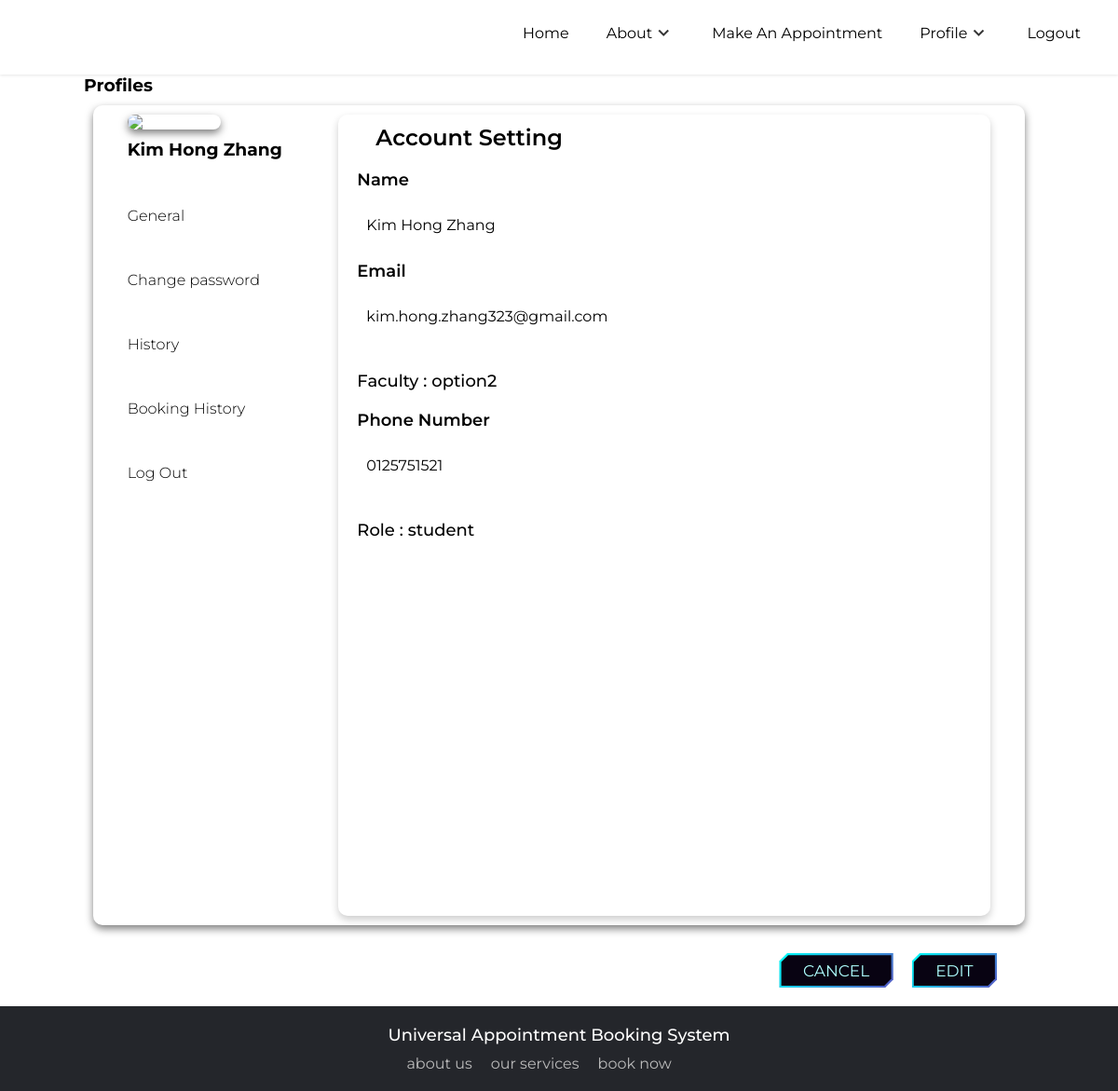
The page /profile (signed in) on the database as committed earlier.
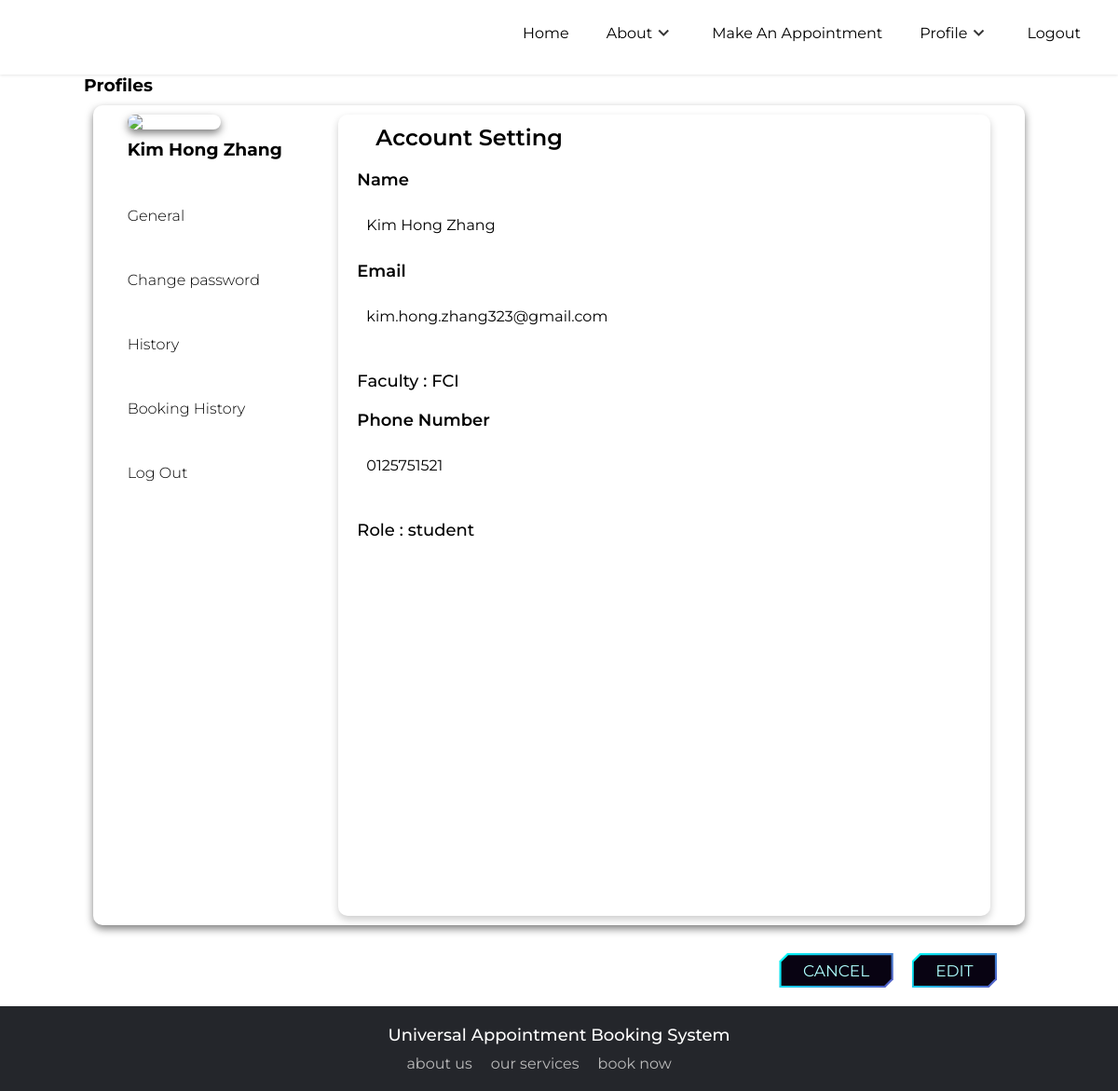
The same page on the database as committed later.
### tables this page shows
CREATE TABLE users (
        id INTEGER PRIMARY KEY AUTOINCREMENT,
        role TEXT NOT NULL,
        faculty TEXT NOT NULL,
        username TEXT NOT NULL UNIQUE,
        email TEXT NOT NULL UNIQUE,
        phone_number TEXT NOT NULL UNIQUE,
        password TEXT NOT NULL
        );

### app.py (the view)
@app.route("/profile")
def profile():
    conn = get_db_connection()
    cursor = conn.cursor()
    cursor.execute("SELECT * FROM users WHERE id = ?", (session["id"],))
    user_data = cursor.fetchone()
    conn.close()
    session["username"] = user_data[3]
    session["role"] = user_data[1]
    session["faculty"] = user_data[2]
    session["email"] = user_data[4]
    session["phone_number"] = user_data[5]
    return render_template(
        "profile.html",
        username=user_data["username"],
        email=user_data["email"],
        faculty=user_data["faculty"],
        phone_number=user_data["phone_number"],
        role=user_data["role"],
    )

### app.py (called while the page is built)
def get_db_connection():
    con = sqlite3.connect("database.db")
    con.row_factory = sqlite3.Row
    return con

### templates/profile.html (shortened to what this page needs)
<!DOCTYPE html>
<html lang="en">
<head>
    <link rel="stylesheet" href="../static/style.css">
    <link href='https://unpkg.com/boxicons@2.1.4/css/boxicons.min.css' rel='stylesheet'>
</head>
<body>
    <nav>
        <ul>
            <li><a href="/">Home</a></li>
            <li class="dropdown">
                <a href="#" class="dropbtn">About<i class='bx bx-chevron-down'></i></a>
            </li>
            <li><a href="/appointment">Make An Appointment</a></li>
            {% if session['logged_in'] == True %}
            <li class="dropdown">
                <a href="/profile" class="dropbtn">Profile<i class='bx bx-chevron-down'></i></a>
            </li>
            <li><a href="/logout">Logout</a></li>
            {% else %}
            <li><a href="/login">Login</a></li>
            <li><a href="/signup">Sign Up</a></li>
            {% endif %}
        </ul>
    </nav>
    <div class="profilecontainer">
        <div class="profilewrapper">
            <div class="profileheader">
                <h3>Profiles</h3>
            </div>
            <div class="profilesubwrapper">
                <div class="profilesidebar">
                    <img src="https://avatars.githubusercontent.com/u/3817939?v=4" >
                    <h3>{{ username }}</h3>
                    <a class="listitem active" data-toogle="list" href="/profile">General</a>
                    <a class="listitem" data-toogle="list" href="/changepassword">Change password</a>
                    <a class="listitem" data-toogle="list" href="/history">History</a>
                    <a class="listitem" data-toogle="list" href="/bookinghistory">Booking History</a>
                    <a class="listitem" data-toogle="list" href="/logout">Log Out</a>
                </div>
                <div class="profilemain">
                    <h1>Account Setting</h1>
                    <div class="profileinput">
                        <div class="subprofileinput">
                            <label>Name</label><input id="nameInput" class="profileinputdetails" type="text" placeholder="{{ username }}">
                            <label>Email</label><input id="emailInput" class="profileinputdetails" type="email" placeholder="{{ email }}">
                        </div>
                        <div class="profileinput">
                            <h2>Faculty : {{ faculty }}</h2>
                            <label>Phone Number</label><input id="phoneInput" class="profileinputdetails" type="text" placeholder="{{ phone_number }}">
                            <h2>Role : {{ role }} </h2>
                        </div>
                    </div>
                </div>
            </div>
            <div class="profilefooter">
                <button id="cancelButton">Cancel</button>
                <button id="editButton">Edit</button>
            </div>
        </div>
    </div>
    <div class="footer-wrapper">
        <footer class="footer">
            <div class="footer-col">
                <h4>Universal Appointment Booking System</h4>
                <ul>
                    <li><a href="/aboutus">about us</a></li>
                    <li><a href="#">our services</a></li>
                    <li><a href="/appointment">book now</a></li>
                </ul>
            </div>
        </footer>
    </div>
</body>
</html>

Rows that differ between the two databases and show on the page:
changed users "Kim Hong Zhang": faculty "option2" → "FCI"
